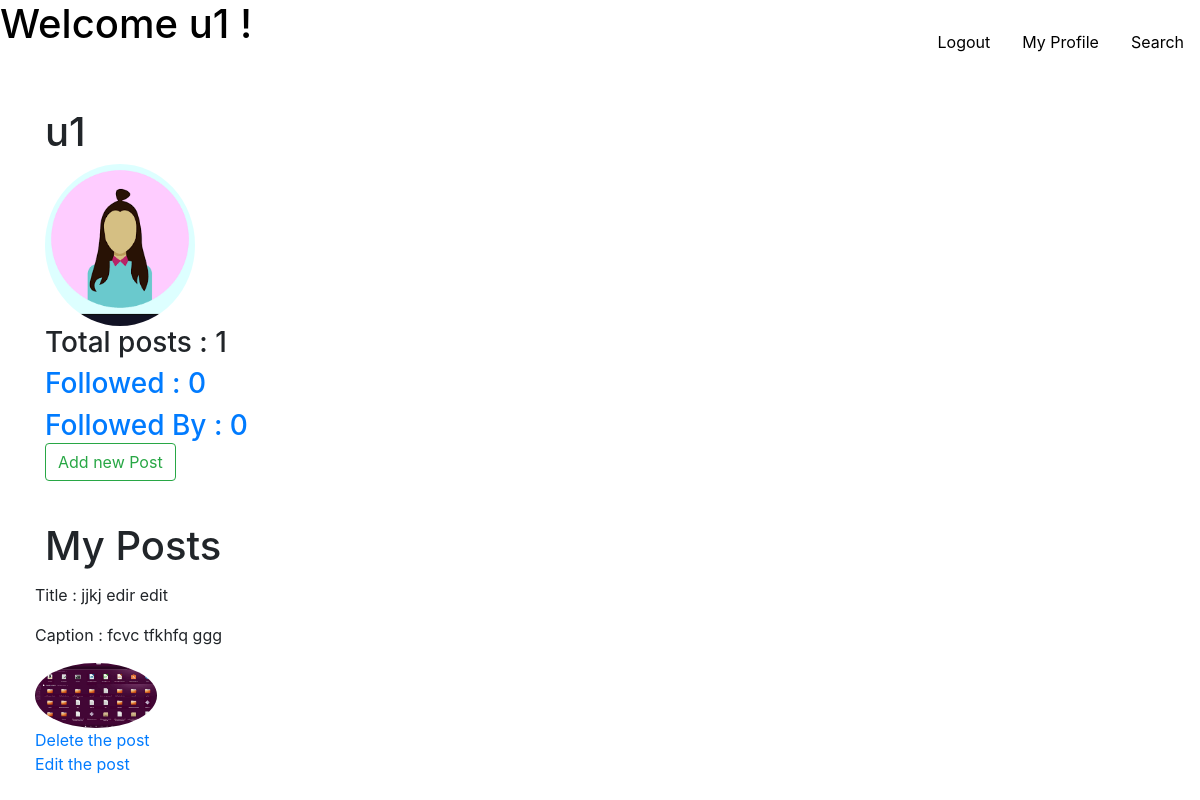
The page /profile/u1 on the database its author committed.
### main.py (models this page shows)
class Post(db.Model):
    __tablename__="post"
    ID= db.Column(db.Integer, primary_key=True)
    Title=db.Column(db.String, unique=False, nullable=False)
    Caption=db.Column(db.String, unique=False, nullable=True)
    Image_url=db.Column(db.String, unique=False, nullable=True)
    post_timestamp=db.Column(DateTime,default=datetime.datetime.now)
    post_user = db.Column(db.String, ForeignKey('user.Username',ondelete="CASCADE"),nullable=False)

### main.py (the view)
@app.route("/profile/<user>",methods=["GET","POST"])
def profile(user):
    print("inside path parameter")
    print("user",user)
    data["username"]=user
    u1=User.query.filter(User.Username==user).first()
    print(u1)
    x=u1.userpost
    for i in x:
        print(i.ID)
        print(i.Title)
        print(i.Caption)
        print(i.Image_url)
    data["posts"]=x
    return render_template("posts.html",data=data)

### templates/posts.html (shortened to what this page needs)
<!DOCTYPE html>
<html lang="en">
<head>
    <link rel="stylesheet" href="https://cdn.jsdelivr.net/npm/bootstrap@4.0.0/dist/css/bootstrap.min.css">
</head>
<body>
<div class="head">
    <h1>Welcome {{data["username"]}} !</h1>
</div>
<ul>
  <li><a class="active" href="#search">Search</a></li>
  <li><a href="/profile/{{data["username"]}}">My Profile</a></li>
  <li><a href="/logout">Logout</a></li>
</ul>
<br>
<div class="container">
<h1>{{data["username"]}}</h1>
<img src="{{url_for('static', filename='avatar.png')}}" align="middle"  alt="Avatar" style="width:150px">
<br>
<h3>Total posts : {{ data["posts"]|length }}
  <h3><a href="/i_follow/{{data["username"]}}" >Followed : {{ data["Followed"]|length }} </a></h3>
    <h3> <a href="/following_me/{{data["username"]}}  " > Followed By : {{ data["follwed_by"]|length }}
<br>
<a class="btn btn-outline-success" href="/add_a_post/{{data["username"]}}" role="button" align="middle">Add new Post</a>
<br>
<br>
<h1>My Posts</h1>
<div class="row">
  {% for post in data["posts"] %}
  <div class="column">
    <p>Title : {{post.Title}}</p>
    <p>Caption  : {{post.Caption}}</p>
    <img src="{{url_for('static', filename=post.Image_url)}}" alt="post1" width="33%" height="33%" >
    <br>
    <a href="/confirm/delete/post/{{data["username"]}}/{{post.ID}}">Delete the post</a>
    <br>
    <a href="/edit/post/{{data["username"]}}/{{post.ID}}">Edit the post</a>
  </div>
  {% endfor %}
  </div>
</div>
</body>
</html>

### templates/posts.html (style rules this page uses)
ul { list-style-type: none; margin: 0; padding: 0; overflow: hidden; }
li { float: right; }
li a { display: block; color: black; text-align: left; padding: 30px 16px ; text-decoration: none; }
.head { color:black; float: left; }
img { border-radius: 50%; align-items: flex-start; }
* { box-sizing: border-box; }
.column { float: left; width: 33.33%; padding: 5px; }
.row::after { content: ""; clear: both; display: table; }

### rows shown on the page
Post: Title "jjkj edir edit", Caption "fcvc tfkhfq ggg", Image_url (picture)

### other values the page prints
{{ data["username"] }} "u1"
{{ data["posts"]|length }} "1"
{{ data["Followed"]|length }} "0"
{{ data["follwed_by"]|length }} "0"
